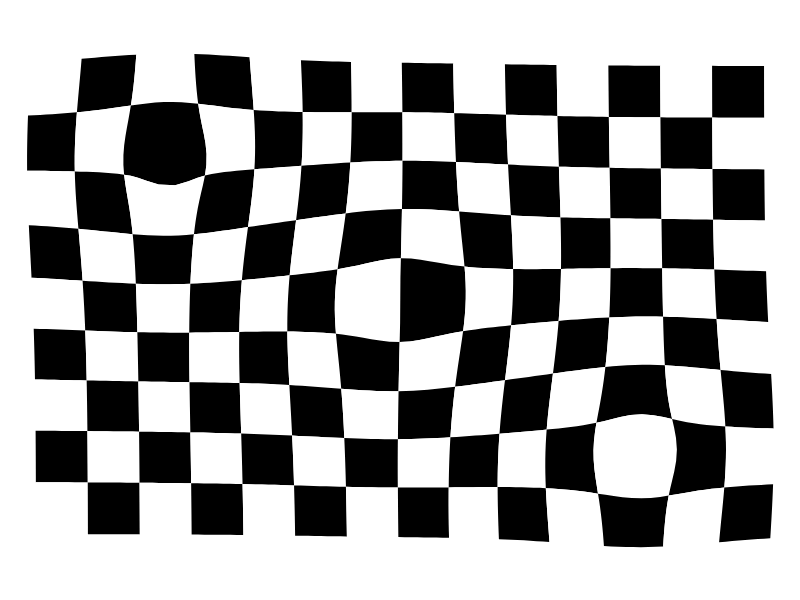
Frame 1 (no input)
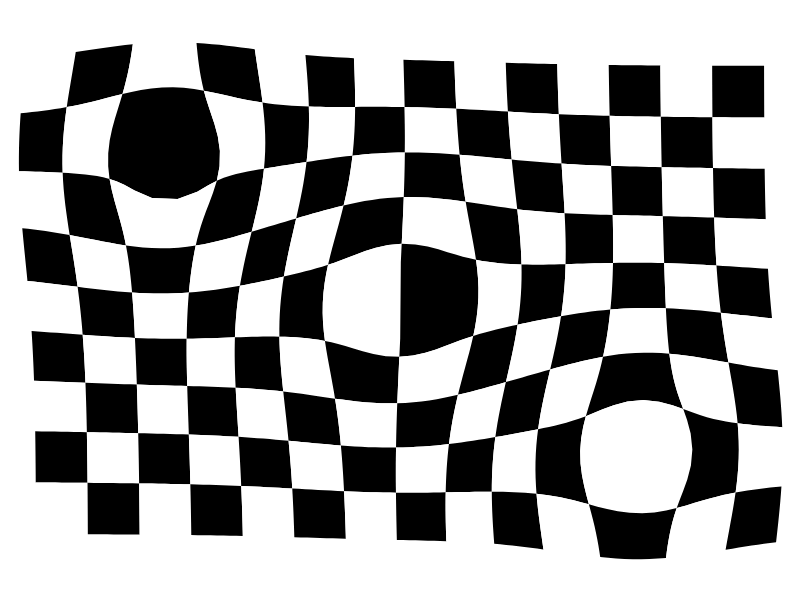
Frame 60 (no input)
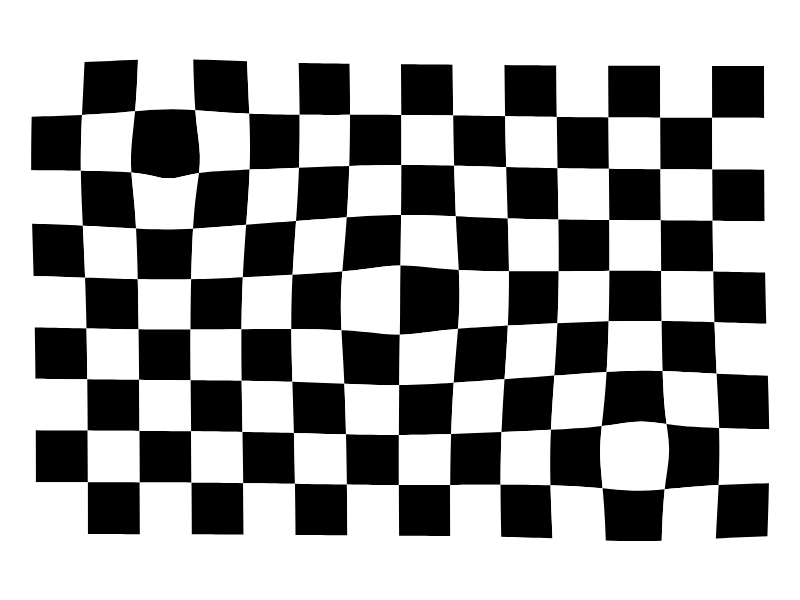
Frame 120 (the mouse pressed at the canvas centre since frame 60)

The p5.js sketch that drew these frames (run headless with seeded random() and noise() and a simulated clock; from frame 60 on, the mouse is pressed at the canvas centre):

// p5.js sketch
// ── sketch.js
// Illusione: Optical Illusion Psychedelic Distorted Checkerboard
// Fonte: https://it.pngtree.com/freebackground/optical-illusion-psychedelic-black-and-white-background_1306806.html
// Regola (consigliata): La scacchiera viene deformata da una serie di vettori di forza radiali: ogni centro di rigonfiamento spinge i vertici della griglia verso l'esterno con una forza che decresce con la distanza
// Parametri critici: rigonfiamentoForza, rigonfiamentoRaggio, centriRigonfiamento, oscillationSpeed
//   effetto più evidente con rigonfiamentoForza = 32, nessun effetto con rigonfiamentoForza = 0

const canvasWidth = 800;
const canvasHeight = 600;
const tileSize = 52;
const gridColumns = 14;
const gridRows = 9;
const segmentiBordo = 8; // tratti per ogni lato della cella: più è alto, più il bordo è curvo

// Parametri critici dell'illusione
const rigonfiamentoForza = 32;   // spostamento massimo in pixel al picco dell'oscillazione
const rigonfiamentoRaggio = 170; // distanza in pixel oltre la quale la forza si spegne
const oscillationSpeed = 0.03;   // radianti per frame: meno è piccolo, più l'alternanza è lenta

// Coordinate dei centri di rigonfiamento: si muovono cambiando qui x e y
const centriRigonfiamento = [
  { x: 400, y: 300 },
  { x: 170, y: 160 },
  { x: 640, y: 450 },
];

function setup() {
  createCanvas(canvasWidth, canvasHeight);
}

function draw() {
  background(255);
  noStroke();

  // Fase 3: alternanza fra effetto presente ed assente.
  // sin(frameCount) scende gradualmente da 1 a -1, quindi map()
  // fa oscillare la forza fra rigonfiamentoForza (effetto) e 0 (nessun effetto)
  let forzaCorrente = map(sin(frameCount * oscillationSpeed), -1, 1, 0, rigonfiamentoForza);

  // Calcolo dei margini per centrare la scacchiera sulla tela
  let xOffset = (canvasWidth - (gridColumns * tileSize)) / 2;
  let yOffset = (canvasHeight - (gridRows * tileSize)) / 2;

  // La forza di un centro spinge il vertice lontano dal centro,
  // con un profilo gaussiano che si annulla oltre il raggio
  function calcolaSpostamento(x, y, centro) {
    let dx = x - centro.x;
    let dy = y - centro.y;
    let distanza = max(1, sqrt(dx * dx + dy * dy));
    let peso = exp(-(distanza * distanza) / (rigonfiamentoRaggio * rigonfiamentoRaggio));
    let spostamento = forzaCorrente * peso;
    return { x: (dx / distanza) * spostamento, y: (dy / distanza) * spostamento };
  }

  // Ogni vertice somma la spinta di tutti i centri
  function calcolaVertice(x, y) {
    let vertice = { x: x, y: y };
    for (let i = 0; i < centriRigonfiamento.length; i++) {
      let s = calcolaSpostamento(x, y, centriRigonfiamento[i]);
      vertice.x += s.x;
      vertice.y += s.y;
    }
    return vertice;
  }

  // Il lato retto della cella viene spezzato in più tratti:
  // ogni tratto subisce la stessa deformazione, così la linea si curva
  // invece di restare dritta, e i due lati condivisi restano incollati
  function aggiungiLato(ax, ay, bx, by) {
    for (let i = 0; i < segmentiBordo; i++) {
      let t = i / segmentiBordo;
      let v = calcolaVertice(lerp(ax, bx, t), lerp(ay, by, t));
      vertex(v.x, v.y);
    }
  }

  // Ciclo di generazione della griglia (Fase 2: Ripetizione dell'elemento)
  for (let c = 0; c < gridColumns; c++) {
    for (let r = 0; r < gridRows; r++) {

      // 1. Definiamo le coordinate lineari dei 4 vertici del quadrato originale
      let x1 = xOffset + c * tileSize;
      let y1 = yOffset + r * tileSize;

      let x2 = x1 + tileSize;
      let y2 = y1;

      let x3 = x1 + tileSize;
      let y3 = y1 + tileSize;

      let x4 = x1;
      let y4 = y1 + tileSize;

      // 2. Applichiamo la regola del colore alternato (Pari = Bianco, Dispari = Nero)
      if ((c + r) % 2 === 0) {
        fill(255); // Bianco
      } else {
        fill(0);   // Nero
      }

      // 3. Disegniamo la cella come forma chiusa, con i lati curvati
      beginShape();
      aggiungiLato(x1, y1, x2, y2);
      aggiungiLato(x2, y2, x3, y3);
      aggiungiLato(x3, y3, x4, y4);
      aggiungiLato(x4, y4, x1, y1);
      endShape(CLOSE);
    }
  }
}

// ── style.css
html, body {
  margin: 0;
  min-height: 100%;
  background: #11151d;
  color: #edf3ff;
  font-family: Arial, Helvetica, sans-serif;
}

body {
  display: grid;
  place-items: center;
  min-height: 100vh;
}

main {
  display: grid;
  gap: 1rem;
  justify-items: center;
  padding: 1.25rem;
}

h1 {
  margin: 0;
  font-size: clamp(1.1rem, 2.2vw, 2rem);
  letter-spacing: 0.08em;
  text-transform: uppercase;
}

#sketch-holder {
  width: min(90vw, 820px);
  border: 3px solid rgba(165, 183, 255, 0.8);
  border-radius: 18px;
  box-shadow: 0 0 25px rgba(105, 132, 255, 0.35);
  overflow: hidden;
}

canvas {
  display: block;
  width: 100%;
  height: auto;
}
